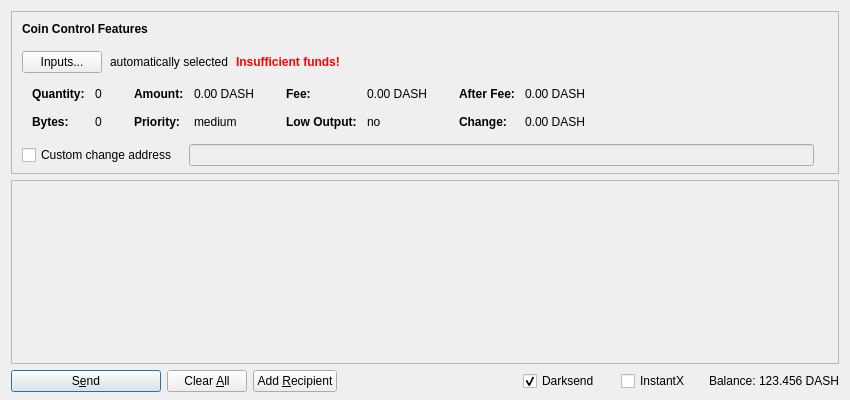
<?xml version="1.0" encoding="UTF-8"?>
<ui version="4.0">
 <class>SendCoinsDialog</class>
 <widget class="QDialog" name="SendCoinsDialog">
  <property name="geometry">
   <rect>
    <x>0</x>
    <y>0</y>
    <width>850</width>
    <height>400</height>
   </rect>
  </property>
  <property name="windowTitle">
   <string>Send Coins</string>
  </property>
  <layout class="QVBoxLayout" name="verticalLayout" stretch="0,1,0">
   <property name="bottomMargin">
    <number>8</number>
   </property>
   <item>
    <widget class="QFrame" name="frameCoinControl">
     <property name="sizePolicy">
      <sizepolicy hsizetype="Expanding" vsizetype="Expanding">
       <horstretch>0</horstretch>
       <verstretch>0</verstretch>
      </sizepolicy>
     </property>
     <property name="maximumSize">
      <size>
       <width>16777215</width>
       <height>16777215</height>
      </size>
     </property>
     <property name="frameShape">
      <enum>QFrame::StyledPanel</enum>
     </property>
     <property name="frameShadow">
      <enum>QFrame::Sunken</enum>
     </property>
     <layout class="QVBoxLayout" name="verticalLayoutCoinControl2">
      <property name="spacing">
       <number>0</number>
      </property>
      <property name="leftMargin">
       <number>0</number>
      </property>
      <property name="topMargin">
       <number>0</number>
      </property>
      <property name="rightMargin">
       <number>0</number>
      </property>
      <property name="bottomMargin">
       <number>6</number>
      </property>
      <item>
       <layout class="QVBoxLayout" name="verticalLayoutCoinControl" stretch="0,0,0,0,1">
        <property name="spacing">
         <number>0</number>
        </property>
        <property name="leftMargin">
         <number>10</number>
        </property>
        <property name="topMargin">
         <number>10</number>
        </property>
        <item>
         <layout class="QHBoxLayout" name="horizontalLayoutCoinControl1">
          <property name="bottomMargin">
           <number>15</number>
          </property>
          <item>
           <widget class="QLabel" name="labelCoinControlFeatures">
            <property name="sizePolicy">
             <sizepolicy hsizetype="Preferred" vsizetype="Maximum">
              <horstretch>0</horstretch>
              <verstretch>0</verstretch>
             </sizepolicy>
            </property>
            <property name="font">
             <font>
              <weight>75</weight>
              <bold>true</bold>
             </font>
            </property>
            <property name="styleSheet">
             <string notr="true">font-weight:bold;</string>
            </property>
            <property name="text">
             <string>Coin Control Features</string>
            </property>
           </widget>
          </item>
         </layout>
        </item>
        <item>
         <layout class="QHBoxLayout" name="horizontalLayoutCoinControl2" stretch="0,0,0,0">
          <property name="spacing">
           <number>8</number>
          </property>
          <property name="bottomMargin">
           <number>10</number>
          </property>
          <item>
           <widget class="QPushButton" name="pushButtonCoinControl">
            <property name="styleSheet">
             <string notr="true"/>
            </property>
            <property name="text">
             <string>Inputs...</string>
            </property>
           </widget>
          </item>
          <item>
           <widget class="QLabel" name="labelCoinControlAutomaticallySelected">
            <property name="text">
             <string>automatically selected</string>
            </property>
            <property name="margin">
             <number>5</number>
            </property>
           </widget>
          </item>
          <item>
           <widget class="QLabel" name="labelCoinControlInsuffFunds">
            <property name="font">
             <font>
              <weight>75</weight>
              <bold>true</bold>
             </font>
            </property>
            <property name="styleSheet">
             <string notr="true">color:red;font-weight:bold;</string>
            </property>
            <property name="text">
             <string>Insufficient funds!</string>
            </property>
            <property name="margin">
             <number>5</number>
            </property>
           </widget>
          </item>
          <item>
           <spacer name="horizontalSpacerCoinControl">
            <property name="orientation">
             <enum>Qt::Horizontal</enum>
            </property>
            <property name="sizeHint" stdset="0">
             <size>
              <width>40</width>
              <height>1</height>
             </size>
            </property>
           </spacer>
          </item>
         </layout>
        </item>
        <item>
         <widget class="QWidget" name="widgetCoinControl" native="true">
          <property name="sizePolicy">
           <sizepolicy hsizetype="Preferred" vsizetype="Preferred">
            <horstretch>0</horstretch>
            <verstretch>0</verstretch>
           </sizepolicy>
          </property>
          <property name="minimumSize">
           <size>
            <width>0</width>
            <height>0</height>
           </size>
          </property>
          <property name="styleSheet">
           <string notr="true"/>
          </property>
          <layout class="QHBoxLayout" name="horizontalLayoutCoinControl5">
           <property name="leftMargin">
            <number>0</number>
           </property>
           <property name="topMargin">
            <number>0</number>
           </property>
           <property name="rightMargin">
            <number>0</number>
           </property>
           <property name="bottomMargin">
            <number>0</number>
           </property>
           <item>
            <layout class="QHBoxLayout" name="horizontalLayoutCoinControl3" stretch="0,0,0,1">
             <property name="spacing">
              <number>20</number>
             </property>
             <property name="topMargin">
              <number>0</number>
             </property>
             <property name="bottomMargin">
              <number>10</number>
             </property>
             <item>
              <layout class="QFormLayout" name="formLayoutCoinControl1">
               <property name="horizontalSpacing">
                <number>10</number>
               </property>
               <property name="verticalSpacing">
                <number>14</number>
               </property>
               <property name="leftMargin">
                <number>10</number>
               </property>
               <property name="topMargin">
                <number>4</number>
               </property>
               <property name="rightMargin">
                <number>6</number>
               </property>
               <item row="0" column="0">
                <widget class="QLabel" name="labelCoinControlQuantityText">
                 <property name="font">
                  <font>
                   <weight>75</weight>
                   <bold>true</bold>
                  </font>
                 </property>
                 <property name="text">
                  <string>Quantity:</string>
                 </property>
                 <property name="margin">
                  <number>0</number>
                 </property>
                </widget>
               </item>
               <item row="0" column="1">
                <widget class="QLabel" name="labelCoinControlQuantity">
                 <property name="cursor">
                  <cursorShape>IBeamCursor</cursorShape>
                 </property>
                 <property name="contextMenuPolicy">
                  <enum>Qt::ActionsContextMenu</enum>
                 </property>
                 <property name="text">
                  <string notr="true">0</string>
                 </property>
                 <property name="margin">
                  <number>0</number>
                 </property>
                 <property name="textInteractionFlags">
                  <set>Qt::LinksAccessibleByMouse|Qt::TextSelectableByKeyboard|Qt::TextSelectableByMouse</set>
                 </property>
                </widget>
               </item>
               <item row="1" column="0">
                <widget class="QLabel" name="labelCoinControlBytesText">
                 <property name="font">
                  <font>
                   <weight>75</weight>
                   <bold>true</bold>
                  </font>
                 </property>
                 <property name="text">
                  <string>Bytes:</string>
                 </property>
                </widget>
               </item>
               <item row="1" column="1">
                <widget class="QLabel" name="labelCoinControlBytes">
                 <property name="cursor">
                  <cursorShape>IBeamCursor</cursorShape>
                 </property>
                 <property name="contextMenuPolicy">
                  <enum>Qt::ActionsContextMenu</enum>
                 </property>
                 <property name="text">
                  <string notr="true">0</string>
                 </property>
                 <property name="textInteractionFlags">
                  <set>Qt::LinksAccessibleByMouse|Qt::TextSelectableByKeyboard|Qt::TextSelectableByMouse</set>
                 </property>
                </widget>
               </item>
              </layout>
             </item>
             <item>
              <layout class="QFormLayout" name="formLayoutCoinControl2">
               <property name="horizontalSpacing">
                <number>10</number>
               </property>
               <property name="verticalSpacing">
                <number>14</number>
               </property>
               <property name="leftMargin">
                <number>6</number>
               </property>
               <property name="topMargin">
                <number>4</number>
               </property>
               <property name="rightMargin">
                <number>6</number>
               </property>
               <item row="0" column="0">
                <widget class="QLabel" name="labelCoinControlAmountText">
                 <property name="font">
                  <font>
                   <weight>75</weight>
                   <bold>true</bold>
                  </font>
                 </property>
                 <property name="text">
                  <string>Amount:</string>
                 </property>
                 <property name="margin">
                  <number>0</number>
                 </property>
                </widget>
               </item>
               <item row="0" column="1">
                <widget class="QLabel" name="labelCoinControlAmount">
                 <property name="cursor">
                  <cursorShape>IBeamCursor</cursorShape>
                 </property>
                 <property name="contextMenuPolicy">
                  <enum>Qt::ActionsContextMenu</enum>
                 </property>
                 <property name="text">
                  <string notr="true">0.00 DASH</string>
                 </property>
                 <property name="textInteractionFlags">
                  <set>Qt::LinksAccessibleByMouse|Qt::TextSelectableByKeyboard|Qt::TextSelectableByMouse</set>
                 </property>
                </widget>
               </item>
               <item row="1" column="0">
                <widget class="QLabel" name="labelCoinControlPriorityText">
                 <property name="font">
                  <font>
                   <weight>75</weight>
                   <bold>true</bold>
                  </font>
                 </property>
                 <property name="text">
                  <string>Priority:</string>
                 </property>
                </widget>
               </item>
               <item row="1" column="1">
                <widget class="QLabel" name="labelCoinControlPriority">
                 <property name="cursor">
                  <cursorShape>IBeamCursor</cursorShape>
                 </property>
                 <property name="contextMenuPolicy">
                  <enum>Qt::ActionsContextMenu</enum>
                 </property>
                 <property name="text">
                  <string>medium</string>
                 </property>
                 <property name="textInteractionFlags">
                  <set>Qt::LinksAccessibleByMouse|Qt::TextSelectableByKeyboard|Qt::TextSelectableByMouse</set>
                 </property>
                </widget>
               </item>
              </layout>
             </item>
             <item>
              <layout class="QFormLayout" name="formLayoutCoinControl3">
               <property name="horizontalSpacing">
                <number>10</number>
               </property>
               <property name="verticalSpacing">
                <number>14</number>
               </property>
               <property name="leftMargin">
                <number>6</number>
               </property>
               <property name="topMargin">
                <number>4</number>
               </property>
               <property name="rightMargin">
                <number>6</number>
               </property>
               <item row="0" column="0">
                <widget class="QLabel" name="labelCoinControlFeeText">
                 <property name="font">
                  <font>
                   <weight>75</weight>
                   <bold>true</bold>
                  </font>
                 </property>
                 <property name="text">
                  <string>Fee:</string>
                 </property>
                 <property name="margin">
                  <number>0</number>
                 </property>
                </widget>
               </item>
               <item row="0" column="1">
                <widget class="QLabel" name="labelCoinControlFee">
                 <property name="cursor">
                  <cursorShape>IBeamCursor</cursorShape>
                 </property>
                 <property name="contextMenuPolicy">
                  <enum>Qt::ActionsContextMenu</enum>
                 </property>
                 <property name="text">
                  <string notr="true">0.00 DASH</string>
                 </property>
                 <property name="textInteractionFlags">
                  <set>Qt::LinksAccessibleByMouse|Qt::TextSelectableByKeyboard|Qt::TextSelectableByMouse</set>
                 </property>
                </widget>
               </item>
               <item row="1" column="0">
                <widget class="QLabel" name="labelCoinControlLowOutputText">
                 <property name="font">
                  <font>
                   <weight>75</weight>
                   <bold>true</bold>
                  </font>
                 </property>
                 <property name="text">
                  <string>Low Output:</string>
                 </property>
                </widget>
               </item>
               <item row="1" column="1">
                <widget class="QLabel" name="labelCoinControlLowOutput">
                 <property name="cursor">
                  <cursorShape>IBeamCursor</cursorShape>
                 </property>
                 <property name="contextMenuPolicy">
                  <enum>Qt::ActionsContextMenu</enum>
                 </property>
                 <property name="text">
                  <string>no</string>
                 </property>
                 <property name="textInteractionFlags">
                  <set>Qt::LinksAccessibleByMouse|Qt::TextSelectableByKeyboard|Qt::TextSelectableByMouse</set>
                 </property>
                </widget>
               </item>
              </layout>
             </item>
             <item>
              <layout class="QFormLayout" name="formLayoutCoinControl4">
               <property name="horizontalSpacing">
                <number>10</number>
               </property>
               <property name="verticalSpacing">
                <number>14</number>
               </property>
               <property name="leftMargin">
                <number>6</number>
               </property>
               <property name="topMargin">
                <number>4</number>
               </property>
               <property name="rightMargin">
                <number>6</number>
               </property>
               <item row="0" column="0">
                <widget class="QLabel" name="labelCoinControlAfterFeeText">
                 <property name="font">
                  <font>
                   <weight>75</weight>
                   <bold>true</bold>
                  </font>
                 </property>
                 <property name="text">
                  <string>After Fee:</string>
                 </property>
                 <property name="margin">
                  <number>0</number>
                 </property>
                </widget>
               </item>
               <item row="0" column="1">
                <widget class="QLabel" name="labelCoinControlAfterFee">
                 <property name="cursor">
                  <cursorShape>IBeamCursor</cursorShape>
                 </property>
                 <property name="contextMenuPolicy">
                  <enum>Qt::ActionsContextMenu</enum>
                 </property>
                 <property name="text">
                  <string notr="true">0.00 DASH</string>
                 </property>
                 <property name="textInteractionFlags">
                  <set>Qt::LinksAccessibleByMouse|Qt::TextSelectableByKeyboard|Qt::TextSelectableByMouse</set>
                 </property>
                </widget>
               </item>
               <item row="1" column="0">
                <widget class="QLabel" name="labelCoinControlChangeText">
                 <property name="font">
                  <font>
                   <weight>75</weight>
                   <bold>true</bold>
                  </font>
                 </property>
                 <property name="text">
                  <string>Change:</string>
                 </property>
                </widget>
               </item>
               <item row="1" column="1">
                <widget class="QLabel" name="labelCoinControlChange">
                 <property name="cursor">
                  <cursorShape>IBeamCursor</cursorShape>
                 </property>
                 <property name="contextMenuPolicy">
                  <enum>Qt::ActionsContextMenu</enum>
                 </property>
                 <property name="text">
                  <string notr="true">0.00 DASH</string>
                 </property>
                 <property name="textInteractionFlags">
                  <set>Qt::LinksAccessibleByMouse|Qt::TextSelectableByKeyboard|Qt::TextSelectableByMouse</set>
                 </property>
                </widget>
               </item>
              </layout>
             </item>
            </layout>
           </item>
          </layout>
         </widget>
        </item>
        <item>
         <layout class="QHBoxLayout" name="horizontalLayoutCoinControl4" stretch="0,0,0">
          <property name="spacing">
           <number>12</number>
          </property>
          <property name="sizeConstraint">
           <enum>QLayout::SetDefaultConstraint</enum>
          </property>
          <property name="topMargin">
           <number>5</number>
          </property>
          <property name="rightMargin">
           <number>5</number>
          </property>
          <item>
           <widget class="QCheckBox" name="checkBoxCoinControlChange">
            <property name="toolTip">
             <string>If this is activated, but the change address is empty or invalid, change will be sent to a newly generated address.</string>
            </property>
            <property name="text">
             <string>Custom change address</string>
            </property>
           </widget>
          </item>
          <item>
           <widget class="QValidatedLineEdit" name="lineEditCoinControlChange">
            <property name="enabled">
             <bool>false</bool>
            </property>
            <property name="sizePolicy">
             <sizepolicy hsizetype="Expanding" vsizetype="Fixed">
              <horstretch>0</horstretch>
              <verstretch>0</verstretch>
             </sizepolicy>
            </property>
           </widget>
          </item>
          <item>
           <widget class="QLabel" name="labelCoinControlChangeLabel">
            <property name="sizePolicy">
             <sizepolicy hsizetype="Preferred" vsizetype="Expanding">
              <horstretch>0</horstretch>
              <verstretch>0</verstretch>
             </sizepolicy>
            </property>
            <property name="minimumSize">
             <size>
              <width>0</width>
              <height>0</height>
             </size>
            </property>
            <property name="text">
             <string/>
            </property>
            <property name="margin">
             <number>3</number>
            </property>
           </widget>
          </item>
         </layout>
        </item>
        <item>
         <spacer name="verticalSpacerCoinControl">
          <property name="orientation">
           <enum>Qt::Vertical</enum>
          </property>
          <property name="sizeHint" stdset="0">
           <size>
            <width>800</width>
            <height>1</height>
           </size>
          </property>
         </spacer>
        </item>
       </layout>
      </item>
     </layout>
    </widget>
   </item>
   <item>
    <widget class="QScrollArea" name="scrollArea">
     <property name="widgetResizable">
      <bool>true</bool>
     </property>
     <widget class="QWidget" name="scrollAreaWidgetContents">
      <property name="geometry">
       <rect>
        <x>0</x>
        <y>0</y>
        <width>824</width>
        <height>138</height>
       </rect>
      </property>
      <layout class="QVBoxLayout" name="verticalLayout_2" stretch="0,1">
       <property name="leftMargin">
        <number>0</number>
       </property>
       <property name="topMargin">
        <number>0</number>
       </property>
       <property name="rightMargin">
        <number>0</number>
       </property>
       <property name="bottomMargin">
        <number>0</number>
       </property>
       <item>
        <layout class="QVBoxLayout" name="entries">
         <property name="spacing">
          <number>6</number>
         </property>
        </layout>
       </item>
       <item>
        <spacer name="verticalSpacer">
         <property name="orientation">
          <enum>Qt::Vertical</enum>
         </property>
         <property name="sizeHint" stdset="0">
          <size>
           <width>20</width>
           <height>40</height>
          </size>
         </property>
        </spacer>
       </item>
      </layout>
     </widget>
    </widget>
   </item>
   <item>
    <layout class="QHBoxLayout" name="horizontalLayout">
     <item>
      <widget class="QPushButton" name="sendButton">
       <property name="minimumSize">
        <size>
         <width>150</width>
         <height>0</height>
        </size>
       </property>
       <property name="toolTip">
        <string>Confirm the send action</string>
       </property>
       <property name="text">
        <string>S&amp;end</string>
       </property>
       <property name="icon">
        <iconset resource="../moneta.qrc">
         <normaloff>:/icons/send</normaloff>:/icons/send</iconset>
       </property>
       <property name="default">
        <bool>true</bool>
       </property>
      </widget>
     </item>
     <item>
      <widget class="QPushButton" name="clearButton">
       <property name="sizePolicy">
        <sizepolicy hsizetype="Minimum" vsizetype="Fixed">
         <horstretch>0</horstretch>
         <verstretch>0</verstretch>
        </sizepolicy>
       </property>
       <property name="toolTip">
        <string>Clear all fields of the form.</string>
       </property>
       <property name="text">
        <string>Clear &amp;All</string>
       </property>
       <property name="icon">
        <iconset resource="../moneta.qrc">
         <normaloff>:/icons/remove</normaloff>:/icons/remove</iconset>
       </property>
       <property name="autoRepeatDelay">
        <number>300</number>
       </property>
       <property name="autoDefault">
        <bool>false</bool>
       </property>
      </widget>
     </item>
     <item>
      <widget class="QPushButton" name="addButton">
       <property name="toolTip">
        <string>Send to multiple recipients at once</string>
       </property>
       <property name="text">
        <string>Add &amp;Recipient</string>
       </property>
       <property name="icon">
        <iconset resource="../moneta.qrc">
         <normaloff>:/icons/add</normaloff>:/icons/add</iconset>
       </property>
       <property name="autoDefault">
        <bool>false</bool>
       </property>
      </widget>
     </item>
     <item>
      <spacer name="horizontalSpacer">
       <property name="orientation">
        <enum>Qt::Horizontal</enum>
       </property>
       <property name="sizeHint" stdset="0">
        <size>
         <width>40</width>
         <height>20</height>
        </size>
       </property>
      </spacer>
     </item>
     <item>
      <layout class="QHBoxLayout" name="horizontalLayout_2">
       <property name="spacing">
        <number>3</number>
       </property>
       <item>
        <widget class="QCheckBox" name="checkUseDarksend">
         <property name="minimumSize">
          <size>
           <width>95</width>
           <height>0</height>
          </size>
         </property>
         <property name="text">
          <string>Darksend</string>
         </property>
         <property name="checked">
          <bool>true</bool>
         </property>
        </widget>
       </item>
       <item>
        <widget class="QCheckBox" name="checkInstantX">
         <property name="enabled">
          <bool>true</bool>
         </property>
         <property name="minimumSize">
          <size>
           <width>85</width>
           <height>0</height>
          </size>
         </property>
         <property name="text">
          <string>InstantX</string>
         </property>
        </widget>
       </item>
       <item>
        <widget class="QLabel" name="label">
         <property name="text">
          <string>Balance:</string>
         </property>
        </widget>
       </item>
       <item>
        <widget class="QLabel" name="labelBalance">
         <property name="sizePolicy">
          <sizepolicy hsizetype="Preferred" vsizetype="Fixed">
           <horstretch>0</horstretch>
           <verstretch>0</verstretch>
          </sizepolicy>
         </property>
         <property name="cursor">
          <cursorShape>IBeamCursor</cursorShape>
         </property>
         <property name="text">
          <string notr="true">123.456 DASH</string>
         </property>
         <property name="textInteractionFlags">
          <set>Qt::LinksAccessibleByMouse|Qt::TextSelectableByKeyboard|Qt::TextSelectableByMouse</set>
         </property>
        </widget>
       </item>
      </layout>
     </item>
    </layout>
   </item>
  </layout>
 </widget>
 <customwidgets>
  <customwidget>
   <class>QValidatedLineEdit</class>
   <extends>QLineEdit</extends>
   <header>qvalidatedlineedit.h</header>
  </customwidget>
 </customwidgets>
 <resources>
  <include location="../moneta.qrc"/>
 </resources>
 <connections/>
</ui>
